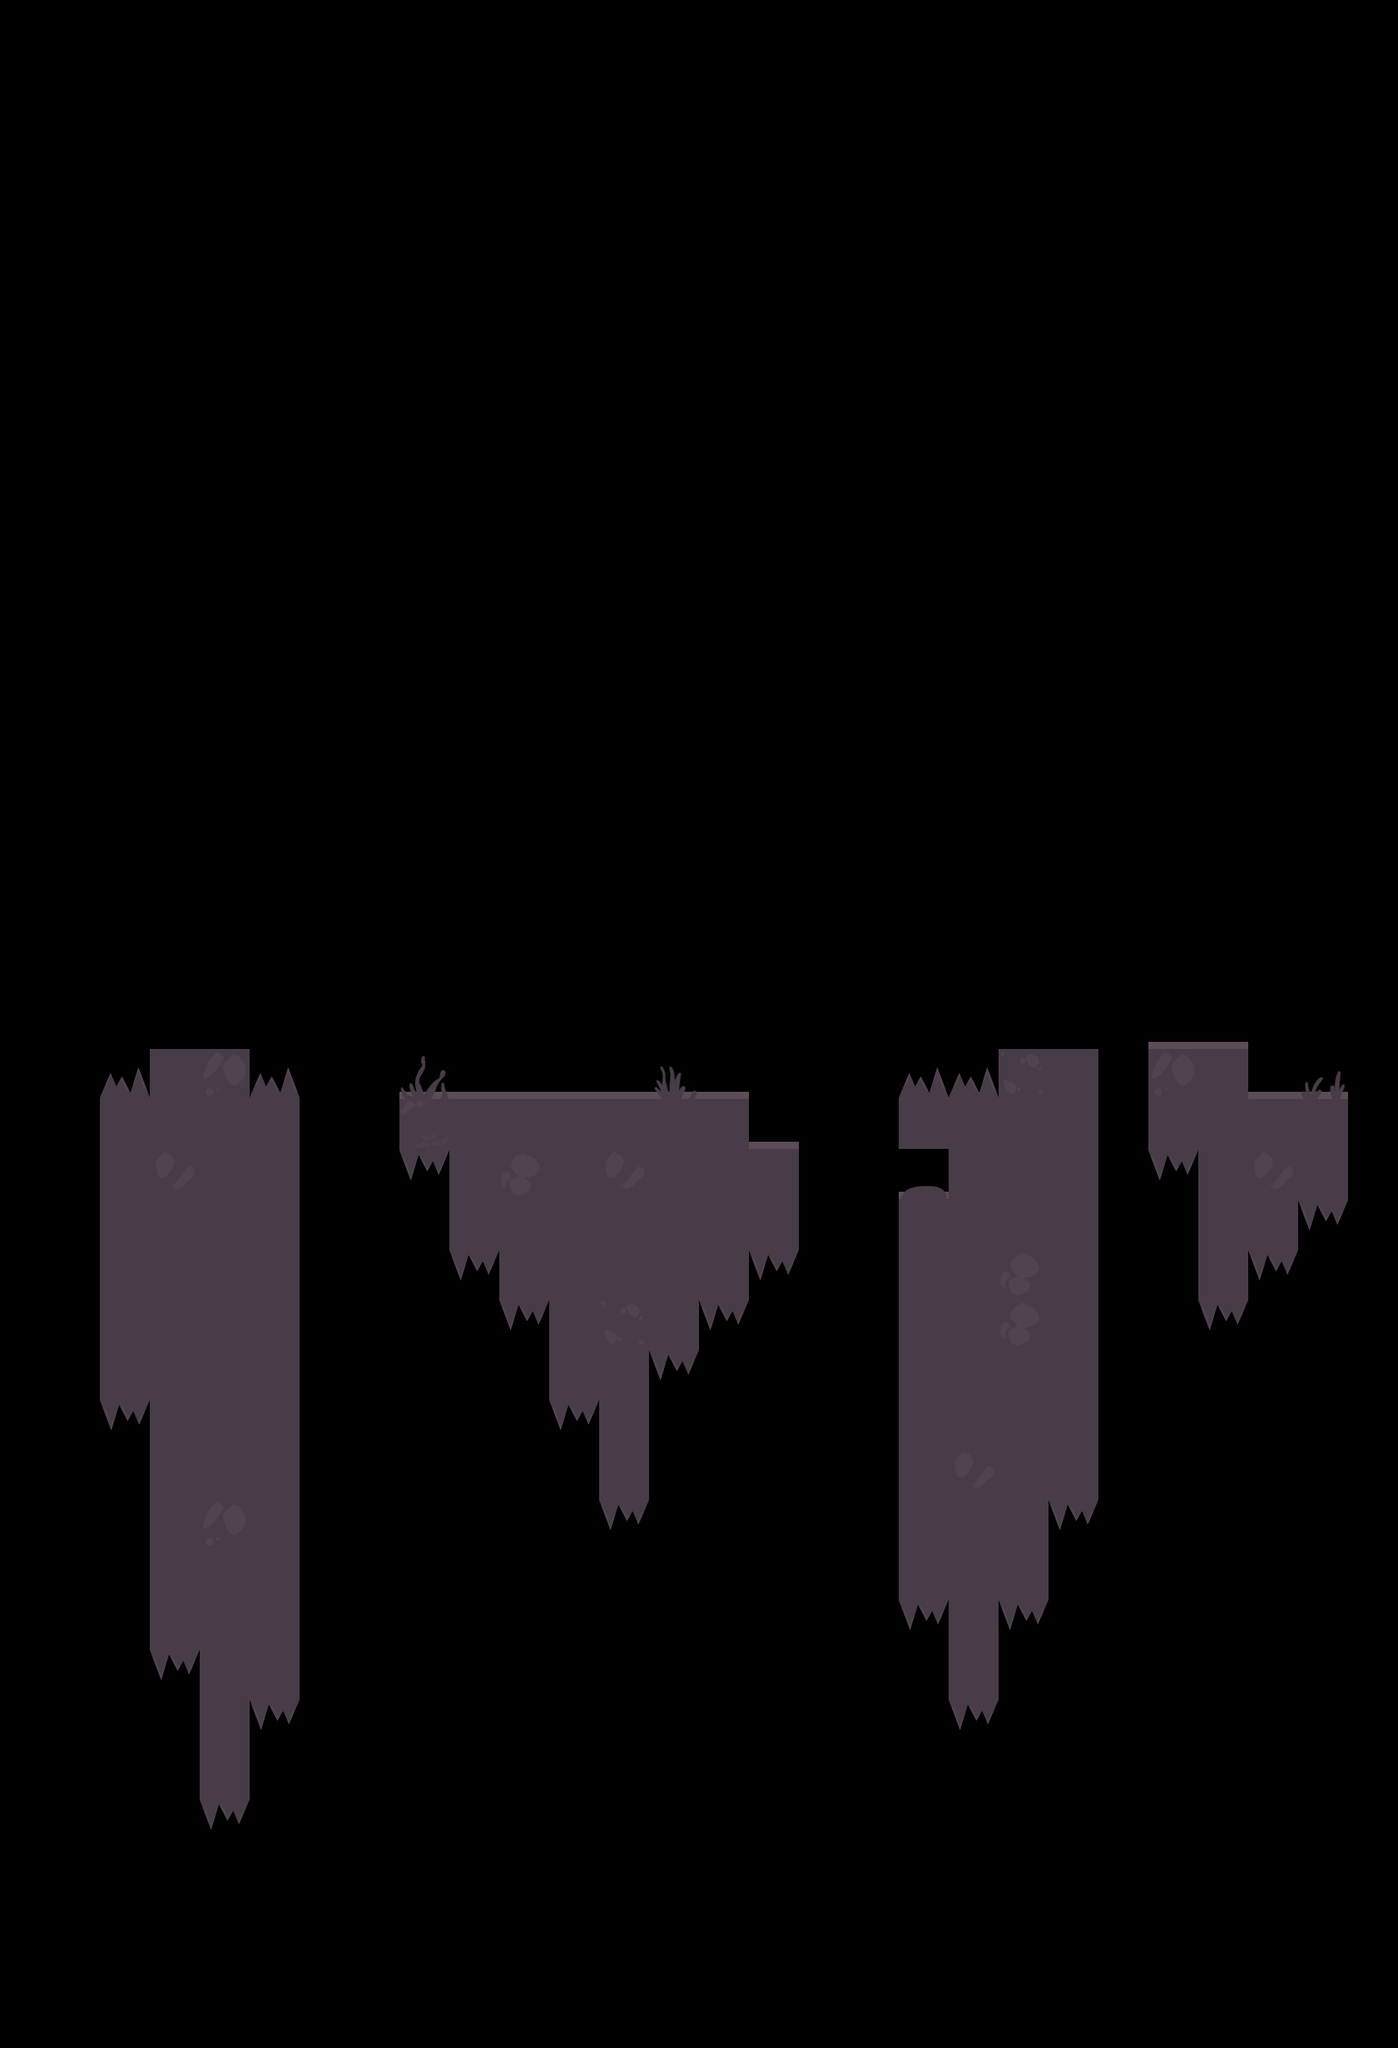

Rendered tile map (Tiled .tmx) drawn with the repository's tilesets; below, a short description and the full map source, tile grids included:
An orthogonal 28x41 tile map with 70x70 px tiles, 1 tile layer (Capa de Patrones 1) and 13 objects.

<map version="1.0" tiledversion="1.1.4" orientation="orthogonal" renderorder="right-down" width="28" height="41" tilewidth="70" tileheight="70" infinite="0" nextobjectid="18">
 <tileset firstgid="1" source="../tiles_fv.tsx" />
 <layer name="Capa de Patrones 1" width="28" height="41">
  <data encoding="csv">
0,0,0,0,0,0,0,0,0,0,0,0,0,0,0,0,0,0,0,0,0,0,0,0,0,0,0,0,
0,0,0,0,0,0,0,0,0,0,0,0,0,0,0,0,0,0,0,0,0,0,0,0,0,0,0,0,
0,0,0,0,0,0,0,0,0,0,0,0,0,0,0,0,0,0,0,0,0,0,0,0,0,0,0,0,
0,0,0,0,0,0,0,0,0,0,0,0,0,0,0,0,0,0,0,0,0,0,0,0,0,0,0,0,
0,0,0,0,0,0,0,0,0,0,0,0,0,0,0,0,0,0,0,0,0,0,0,0,0,0,0,0,
0,0,0,0,0,0,0,0,0,0,0,0,0,0,0,0,0,0,0,0,0,0,0,0,0,0,0,0,
0,0,0,0,0,0,0,0,0,0,0,0,0,0,0,0,0,0,0,0,0,0,0,0,0,0,0,0,
0,0,0,0,0,0,0,0,0,0,0,0,0,0,0,0,0,0,0,0,0,0,0,0,0,0,0,0,
0,0,0,0,0,0,0,0,0,0,0,0,0,0,0,0,0,0,0,0,0,0,0,0,0,0,0,0,
0,0,0,0,0,0,0,0,0,0,0,0,0,0,0,0,0,0,0,0,0,0,0,0,0,0,0,0,
0,0,0,0,0,0,0,0,0,0,0,0,0,0,0,0,0,0,0,0,0,0,0,0,0,0,0,0,
0,0,0,0,0,0,0,0,0,0,0,0,0,0,0,0,0,0,0,0,0,0,0,0,0,0,0,0,
0,0,0,0,0,0,0,0,0,0,0,0,0,0,0,0,0,0,0,0,0,0,0,0,0,0,0,0,
0,0,0,0,0,0,0,0,0,0,0,0,0,0,0,0,0,0,0,0,0,0,0,0,0,0,0,0,
0,0,0,0,0,0,0,0,0,0,0,0,0,0,0,0,0,0,0,0,0,0,0,0,0,0,0,0,
0,0,0,0,0,0,0,0,0,0,0,0,0,0,0,0,0,0,0,0,0,0,0,0,0,0,0,0,
0,0,0,0,0,0,0,0,0,0,0,0,0,0,0,0,0,0,0,0,0,0,0,0,0,0,0,0,
0,0,0,0,0,0,0,0,0,0,0,0,0,0,0,0,0,0,0,0,0,0,0,0,0,0,0,0,
0,0,0,0,0,0,0,0,0,0,0,0,0,0,0,0,0,0,0,0,0,0,0,0,0,0,0,0,
0,0,0,0,0,0,0,0,0,0,0,0,0,0,0,0,0,0,0,0,0,0,0,0,0,0,0,0,
0,0,0,0,0,0,0,0,0,0,0,0,0,0,0,0,0,0,0,0,0,0,0,8,8,0,0,0,
0,0,34,26,29,34,0,0,3,8,8,8,8,1,8,0,0,0,34,34,31,26,0,29,26,8,2,0,
0,0,26,26,26,26,0,0,30,26,26,26,26,26,26,8,0,0,26,26,26,26,0,26,26,26,26,0,
0,0,26,27,26,26,0,0,36,26,28,26,27,26,26,26,0,0,4,26,26,26,0,36,26,27,26,0,
0,0,26,26,26,26,0,0,0,26,26,26,26,26,26,26,0,0,26,26,26,26,0,0,26,26,36,0,
0,0,26,26,26,26,0,0,0,36,26,26,26,26,26,36,0,0,26,26,28,26,0,0,26,36,0,0,
0,0,26,26,26,26,0,0,0,0,36,26,31,26,36,0,0,0,26,26,28,26,0,0,36,0,0,0,
0,0,26,26,26,26,0,0,0,0,0,26,26,36,0,0,0,0,26,26,26,26,0,0,0,0,0,0,
0,0,36,26,26,26,0,0,0,0,0,36,26,0,0,0,0,0,26,26,26,26,0,0,0,0,0,0,
0,0,0,26,26,26,0,0,0,0,0,0,26,0,0,0,0,0,26,27,26,26,0,0,0,0,0,0,
0,0,0,26,29,26,0,0,0,0,0,0,36,0,0,0,0,0,26,26,26,36,0,0,0,0,0,0,
0,0,0,26,26,26,0,0,0,0,0,0,0,0,0,0,0,0,26,26,26,0,0,0,0,0,0,0,
0,0,0,26,26,26,0,0,0,0,0,0,0,0,0,0,0,0,36,26,36,0,0,0,0,0,0,0,
0,0,0,36,26,26,0,0,0,0,0,0,0,0,0,0,0,0,0,26,0,0,0,0,0,0,0,0,
0,0,0,0,26,36,0,0,0,0,0,0,0,0,0,0,0,0,0,36,0,0,0,0,0,0,0,0,
0,0,0,0,26,0,0,0,0,0,0,0,0,0,0,0,0,0,0,0,0,0,0,0,0,0,0,0,
0,0,0,0,36,0,0,0,0,0,0,0,0,0,0,0,0,0,0,0,0,0,0,0,0,0,0,0,
0,0,0,0,0,0,0,0,0,0,0,0,0,0,0,0,0,0,0,0,0,0,0,0,0,0,0,0,
0,0,0,0,0,0,0,0,0,0,0,0,0,0,0,0,0,0,0,0,0,0,0,0,0,0,0,0,
0,0,0,0,0,0,0,0,0,0,0,0,0,0,0,0,0,0,0,0,0,0,0,0,0,0,0,0,
0,0,0,0,0,0,0,0,0,0,0,0,0,0,0,0,0,0,0,0,0,0,0,0,0,0,0,0
</data>
 </layer>
 <objectgroup name="skull">
  <object id="7" x="70" y="770" width="1820" height="700">
   <properties>
    <property name="n" type="int" value="3" />
   </properties>
  </object>
 </objectgroup>
 <objectgroup color="#0000ff" name="checkpoint">
  <object id="8" x="560" y="1260" width="70" height="70" />
  <object id="9" x="980" y="1260" width="70" height="70" />
  <object id="11" x="1610" y="1190" width="70" height="70" />
  <object id="12" x="1820" y="1260" width="70" height="70" />
 </objectgroup>
 <objectgroup name="power">
  <object id="15" x="1820" y="1400" width="70" height="70" />
  <object id="16" x="490" y="1190" width="70" height="70" />
  <object id="17" x="1190" y="1260" width="70" height="70" />
 </objectgroup>
 <objectgroup name="colision">
  <object id="2" x="140" y="1540">
   <polyline points="0,0 0,420 70,420 70,770 140,770 140,980 210,980 210,840 280,840 280,0 210,0 210,-70 70,-70 70,0 0,0" />
  </object>
  <object id="3" x="560" y="1540">
   <polyline points="0,0 490,0 490,70 560,70 560,210 490,210 490,280 420,280 420,350 350,350 350,560 280,560 280,420 210,420 210,280 140,280 140,210 70,210 70,70 0,70 0,0" />
  </object>
  <object id="4" x="1540" y="1470">
   <polyline points="0,0 0,630 -70,630 -70,770 -140,770 -140,910 -210,910 -210,770 -280,770 -280,210 -210,210 -210,140 -280,140 -280,70 -140,70 -140,0 0,0" />
  </object>
  <object id="5" x="1610" y="1470">
   <polyline points="0,0 140,0 140,70 280,70 280,210 210,210 210,280 140,280 140,350 70,350 70,140 0,140 0,0" />
  </object>
 </objectgroup>
 <objectgroup name="spawn">
  <object id="6" x="594.667" y="1470" width="420.667" height="70" />
 </objectgroup>
</map>
